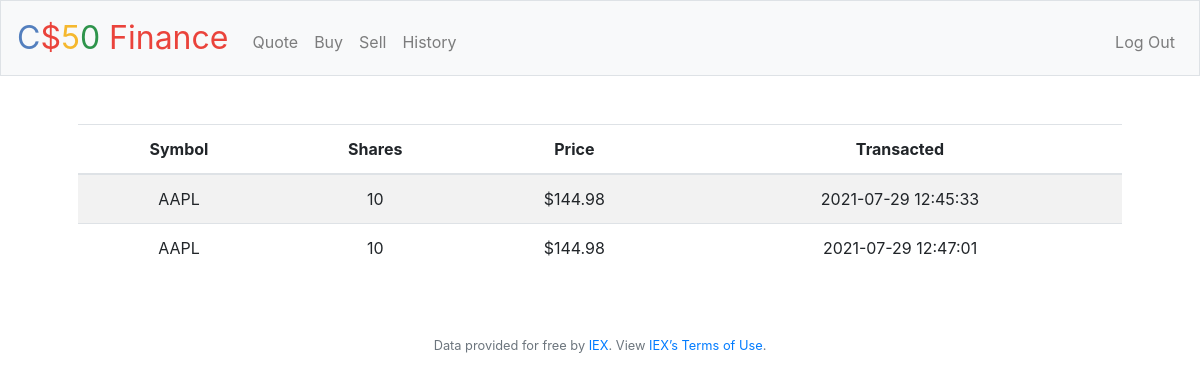
Page /history (signed in) on the committed database.
### tables this page shows
CREATE TABLE transactions (
id INTEGER PRIMARY KEY AUTOINCREMENT,
user_id INTEGER NOT NULL,
name TEXT NOT NULL,
shares INTEGER NOT NULL,
type TEXT NOT NULL,
symbol TEXT NOT NULL,
time TIMESTAMP DEFAULT CURRENT_TIMESTAMP, price NUMERIC NOT NULL,
FOREIGN KEY(user_id) REFERENCES users(id)
);

### app.py (the view)
@app.route("/history")
@login_required
def history():
    user_id = session["user_id"]
    purchases = db.execute("SELECT * FROM transactions WHERE user_id = ?", user_id)
    print(purchases)
    return render_template("history.html", purchases=purchases, usd=usd)

### app.py (called while the page is built)
@app.after_request
def after_request(response):
    response.headers["Cache-Control"] = "no-cache, no-store, must-revalidate"
    response.headers["Expires"] = 0
    response.headers["Pragma"] = "no-cache"
    return response

### helpers.py (called while the page is built)
def login_required(f):
    @wraps(f)
    def decorated_function(*args, **kwargs):
        if session.get("user_id") is None:
            return redirect("/login")
        return f(*args, **kwargs)
    return decorated_function

def usd(value):
    return f"${value:,.2f}"

### templates/history.html (shortened to what this page needs)
{% extends "layout.html" %}
{% block main %}
<table class="table table-striped">
    <thead>
        <th>Symbol</th>
        <th>Shares</th>
        <th>Price</th>
        <th>Transacted</th>
    </thead>
    <tbody>
        {% for purchase in purchases %}
        <tr>
            <td>{{purchase["symbol"]}}</td>
            <td>{{purchase["shares"]}}</td>
            <td>{{usd(purchase["price"])}}</td>
            <td>{{purchase["time"]}}</td>
        </tr>
        {% endfor %}
    </tbody>
</table>
{% endblock %}

### rows in the picture
transactions: symbol "AAPL", shares "10", price "$144.98", time "2021-07-29 12:45:33"
transactions: symbol "AAPL", shares "10", price "$144.98", time "2021-07-29 12:47:01"
